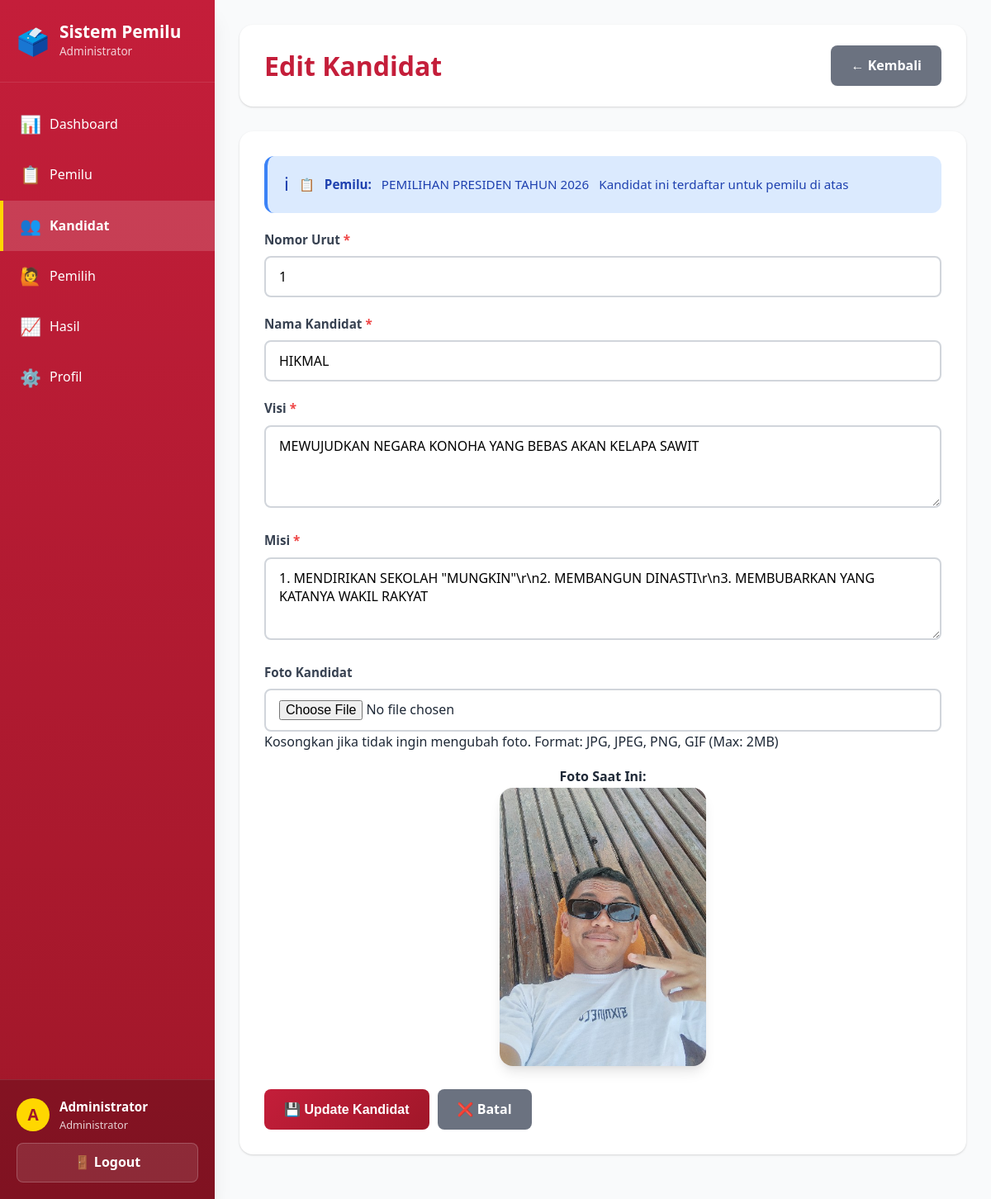
Page /admin/edit_kandidat.php?id=34 (signed in) on the committed database.
### tables this page shows
CREATE TABLE `elections` (
  `id_election` int(11) NOT NULL,
  `nama_pemilu` varchar(200) NOT NULL,
  `deskripsi` text DEFAULT NULL,
  `tanggal_mulai` datetime NOT NULL,
  `tanggal_selesai` datetime NOT NULL,
  `status` enum('draft','aktif','selesai') DEFAULT 'draft',
  `created_by` int(11) NOT NULL,
  `created_at` timestamp NOT NULL DEFAULT current_timestamp(),
  `updated_at` timestamp NOT NULL DEFAULT current_timestamp() ON UPDATE current_timestamp(),
  `parent_election_id` int(11) DEFAULT NULL
);

CREATE TABLE `kandidat` (
  `id_kandidat` int(11) NOT NULL,
  `id_election` int(11) NOT NULL,
  `nomor_urut` int(11) NOT NULL,
  `nama_kandidat` varchar(100) NOT NULL,
  `visi` text NOT NULL,
  `misi` text NOT NULL,
  `foto` varchar(255) NOT NULL,
  `created_at` timestamp NOT NULL DEFAULT current_timestamp(),
  `updated_at` timestamp NOT NULL DEFAULT current_timestamp() ON UPDATE current_timestamp()
);

### config/database.php (called while the page is built, shortened)
<?php
$conn = mysqli_connect(DB_HOST, DB_USER, DB_PASS, DB_NAME);
mysqli_set_charset($conn, "utf8mb4");
function clean_input($data) {
    global $conn;
    $data = trim($data);
    $data = stripslashes($data);
    $data = htmlspecialchars($data);
    $data = mysqli_real_escape_string($conn, $data);
    return $data;
}
?>

### admin/edit_kandidat.php (the view, shortened to what this page needs)
<?php
require_once '../config/database.php';
$id_kandidat = clean_input($_GET['id']);
$query = "SELECT * FROM kandidat WHERE id_kandidat = ?";
$stmt = mysqli_prepare($conn, $query);
mysqli_stmt_bind_param($stmt, "i", $id_kandidat);
mysqli_stmt_execute($stmt);
$result = mysqli_stmt_get_result($stmt);
$kandidat = mysqli_fetch_assoc($result);
$query_pemilu = "SELECT nama_pemilu FROM elections WHERE id_election = ?";
$stmt_pemilu = mysqli_prepare($conn, $query_pemilu);
mysqli_stmt_bind_param($stmt_pemilu, "i", $kandidat['id_election']);
mysqli_stmt_execute($stmt_pemilu);
$pemilu_info = mysqli_fetch_assoc(mysqli_stmt_get_result($stmt_pemilu));
?>
<!DOCTYPE html>
<html lang="id">
<head>
    <link rel="stylesheet" href="../assets/css/style.css">
    <link rel="stylesheet" href="../assets/css/admin.css">
</head>
<body class="admin-page">
    <aside class="sidebar">
        <div class="sidebar-header">
            <div class="sidebar-logo">🗳️</div>
            <div>
                <div class="sidebar-title">Sistem Pemilu</div>
                <div class="sidebar-subtitle">Administrator</div>
            </div>
        </div>
        <nav class="sidebar-nav">
            <a href="index.php" class="sidebar-nav-item">
                <span class="sidebar-nav-icon">📊</span>
                Dashboard
            </a>
            <a href="pemilu.php" class="sidebar-nav-item">
                <span class="sidebar-nav-icon">📋</span>
                Pemilu
            </a>
            <a href="kandidat.php" class="sidebar-nav-item active">
                <span class="sidebar-nav-icon">👥</span>
                Kandidat
            </a>
            <a href="pemilih.php" class="sidebar-nav-item">
                <span class="sidebar-nav-icon">🙋</span>
                Pemilih
            </a>
            <a href="hasil.php" class="sidebar-nav-item">
                <span class="sidebar-nav-icon">📈</span>
                Hasil
            </a>
            <a href="profil.php" class="sidebar-nav-item">
                <span class="sidebar-nav-icon">⚙️</span>
                Profil
            </a>
        </nav>
        <div class="sidebar-user">
            <div class="sidebar-user-info">
                <div class="sidebar-user-avatar">
                    <?php echo strtoupper(substr($_SESSION['nama_lengkap'], 0, 1)); ?>
                </div>
                <div>
                    <div class="sidebar-user-name"><?php echo $_SESSION['nama_lengkap']; ?></div>
                    <div class="sidebar-user-role">Administrator</div>
                </div>
            </div>
            <a href="logout.php" class="sidebar-logout">🚪 Logout</a>
        </div>
    </aside>
    <main class="main-content">
        <div class="main-header">
            <h1 class="main-title">Edit Kandidat</h1>
            <a href="kandidat.php" class="btn btn-secondary">
                ← Kembali
            </a>
        </div>
        <div class="content-card">
            <div class="alert alert-info">
                📋 <strong>Pemilu:</strong> <?php echo $pemilu_info['nama_pemilu']; ?>
                <div class="password-info">Kandidat ini terdaftar untuk pemilu di atas</div>
            </div>
            <form action="" method="POST" enctype="multipart/form-data">
                <div class="form-group">
                    <label for="nomor_urut">Nomor Urut <span>*</span></label>
                    <input type="number" id="nomor_urut" name="nomor_urut" required
                        placeholder="Masukkan nomor urut" min="1"
                        value="<?php echo $kandidat['nomor_urut']; ?>">
                </div>
                <div class="form-group">
                    <label for="nama_kandidat">Nama Kandidat <span>*</span></label>
                    <input type="text" id="nama_kandidat" name="nama_kandidat" required
                        placeholder="Masukkan nama lengkap kandidat"
                        value="<?php echo $kandidat['nama_kandidat']; ?>">
                </div>
                <div class="form-group">
                    <label for="visi">Visi <span>*</span></label>
                    <textarea id="visi" name="visi" required
                        placeholder="Masukkan visi kandidat"><?php echo $kandidat['visi']; ?></textarea>
                </div>
                <div class="form-group">
                    <label for="misi">Misi <span>*</span></label>
                    <textarea id="misi" name="misi" required
                        placeholder="Masukkan misi kandidat"><?php echo $kandidat['misi']; ?></textarea>
                </div>
                <div class="form-group">
                    <label for="foto">Foto Kandidat</label>
                    <input type="file" id="foto" name="foto" accept="image/*">
                    <div class="password-info">Kosongkan jika tidak ingin mengubah foto. Format: JPG, JPEG, PNG, GIF (Max: 2MB)</div>
                    <div class="preview-foto">
                        <p><strong>Foto Saat Ini:</strong></p>
                        <img src="../assets/img/kandidat/<?php echo $kandidat['foto']; ?>"
                            alt="<?php echo $kandidat['nama_kandidat']; ?>">
                    </div>
                </div>
                <div class="action-buttons">
                    <button type="submit" class="btn btn-primary">
                        💾 Update Kandidat
                    </button>
                    <a href="kandidat.php" class="btn btn-secondary">
                        ❌ Batal
                    </a>
                </div>
            </form>
        </div>
    </main>
</body>
</html>

### assets/css/style.css (style rules this page uses)
:root { --kpu-red: #c41e3a; --kpu-red-dark: #a01729; --kpu-red-light: #e84a5f; --kpu-gold: #ffd700; --white: #ffffff; --gray-50: #f9fafb; --gray-100: #f3f4f6; --gray-200: #e5e7eb; --gray-300: #d1d5db; --gray-400: #9ca3af; --gray-500: #6b7280; --gray-600: #4b5563; --gray-700: #374151; --gray-800: #1f2937; --gray-900: #111827; --success: #10b981; --warning: #f59e0b; --danger: #ef4444; --info: #3b82f6; --shadow-sm: 0 1px 2px 0 rgba(0, 0, 0, 0.05); --shadow: 0 1px 3px 0 rgba(0, 0, 0, 0.1), 0 1px 2px 0 rgba(0, 0, 0, 0.06); --shadow-md: 0 4px 6px -1px rgba(0, 0, 0, 0.1), 0 2px 4px -1px rgba(0, 0, 0, 0.06); --shadow-lg: 0 10px 15px -3px rgba(0, 0, 0, 0.1), 0 4px 6px -2px rgba(0, 0, 0, 0.05); --shadow-xl: 0 20px 25px -5px rgba(0, 0, 0, 0.1), 0 10px 10px -5px rgba(0, 0, 0, 0.04); --radius-sm: 4px; --radius: 8px; --radius-md: 12px; --radius-lg: 16px; --radius-xl: 24px; --radius-full: 9999px; }
* { margin: 0; padding: 0; box-sizing: border-box; }
body { font-family: "Segoe UI", Tahoma, Geneva, Verdana, sans-serif; line-height: 1.6; color: var(--gray-800); background-color: var(--gray-50); }
.alert { padding: 16px 20px; border-radius: var(--radius-md); margin-bottom: 20px; font-size: 0.95em; display: flex; align-items: center; gap: 12px; border-left: 4px solid; }
.alert::before { content: ""; font-size: 1.5em; }
.alert-info { background-color: #dbeafe; color: #1e40af; border-left-color: var(--info); }
.alert-info::before { content: "ℹ"; }
.btn { padding: 12px 24px; border: none; border-radius: var(--radius); cursor: pointer; font-size: 1em; font-weight: 600; transition: all 0.3s ease; text-decoration: none; display: inline-flex; align-items: center; gap: 8px; justify-content: center; }
.btn-primary { background: linear-gradient( 135deg, var(--kpu-red) 0%, var(--kpu-red-dark) 100% ); color: white; }
.btn-secondary { background-color: var(--gray-500); color: white; }
.form-group { margin-bottom: 20px; }
.form-group label { display: block; margin-bottom: 8px; color: var(--gray-700); font-weight: 600; font-size: 0.95em; }
.form-group label span { color: var(--danger); }
.form-group input, .form-group textarea, .form-group select { width: 100%; padding: 12px 16px; border: 2px solid var(--gray-300); border-radius: var(--radius); font-size: 1em; transition: all 0.3s ease; font-family: inherit; background-color: white; }
.form-group textarea { resize: vertical; min-height: 100px; }

### admin/edit_kandidat.php (style rules this page uses)
.preview-foto { margin-top: 16px; text-align: center; }
.preview-foto img { max-width: 250px; border-radius: var(--radius-lg); box-shadow: var(--shadow-lg); }

### rows in the picture
elections: nama_pemilu "PEMILIHAN PRESIDEN TAHUN 2026"
kandidat: nomor_urut "1", nama_kandidat "HIKMAL", visi "MEWUJUDKAN NEGARA KONOHA YANG BEBAS AKAN KELAPA SAWIT", misi "1. MENDIRIKAN SEKOLAH \"MUNGKIN\"\\r\\n2. MEMBANGUN DINASTI\\r\\n3. MEMBUBARKAN YANG KATANYA WAKIL RAKYAT", foto (picture)

### other values in the picture
substr($_SESSION['nama_lengkap'], 0, 1) "A"
$_SESSION['nama_lengkap'] "Administrator"
